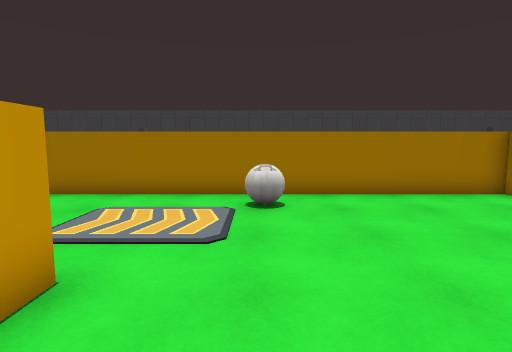
[1] (above)

24 first-person views from a walk through a scene from a Unity 3-D project. The camera is 1.5 m above the floor, tilts 6° down and sees 80° across. The floor is counted in squares, 1 m on a side. Each view is taken from the middle of a square. On the plan, view 1 faces up. The plan holds only what a view shows up to about 15 squares ahead; the rest is blank. The player is left out. Some surface patterns are stand-ins.

[2]
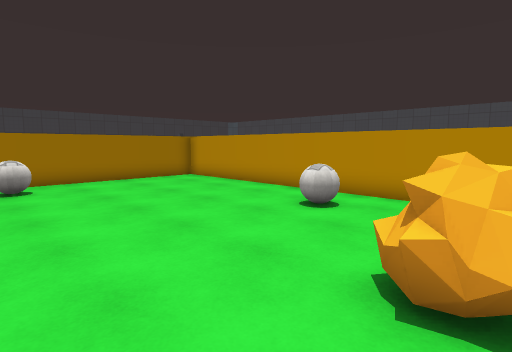

[3]
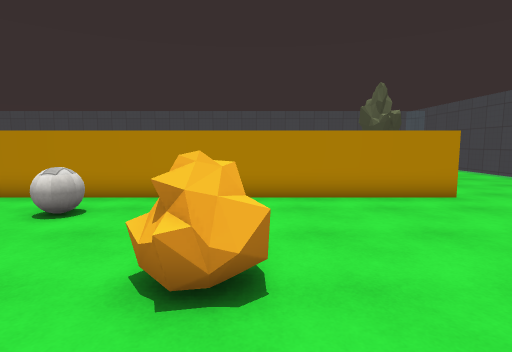

[4]
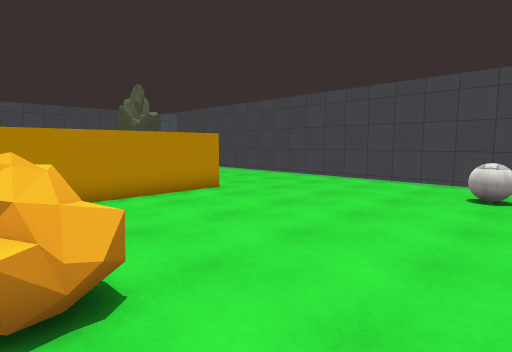

[5]
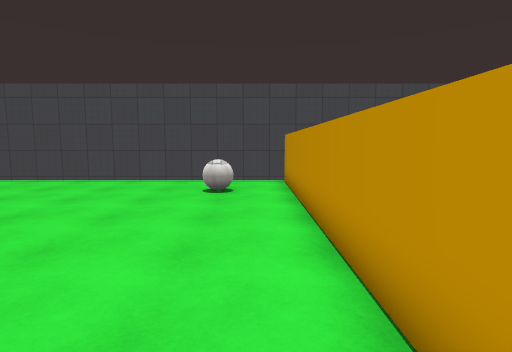

[6]
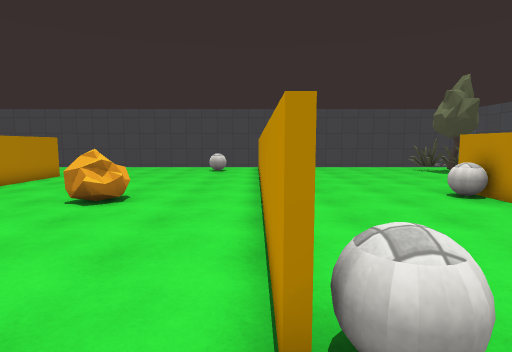

[7]
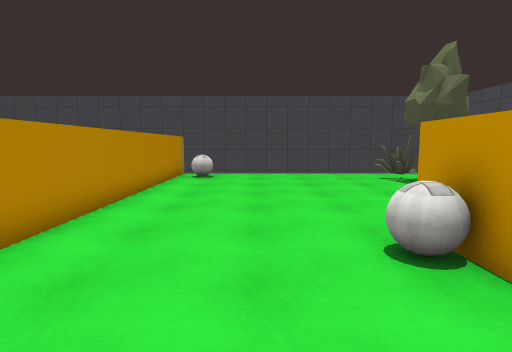

[8]
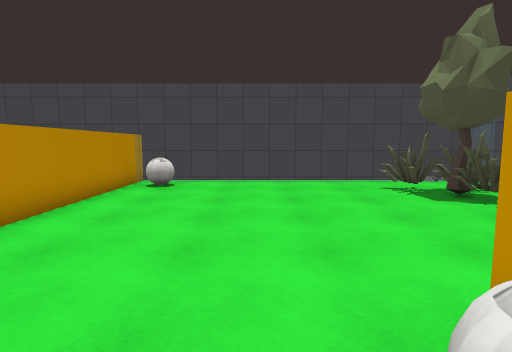

[9]
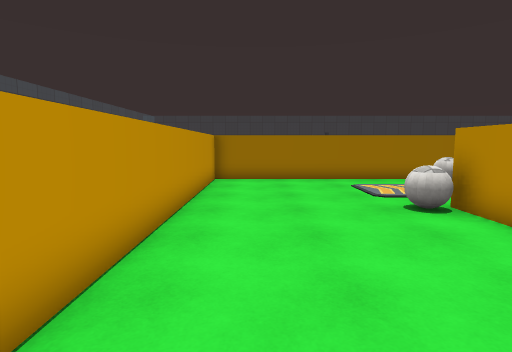

[10]
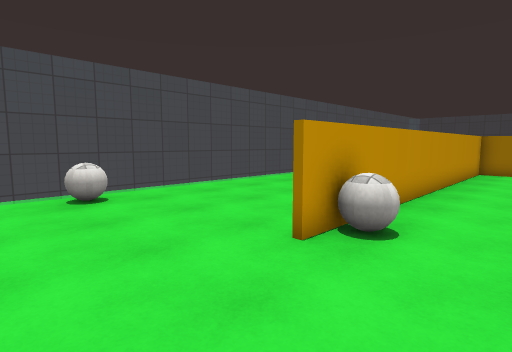

[11]
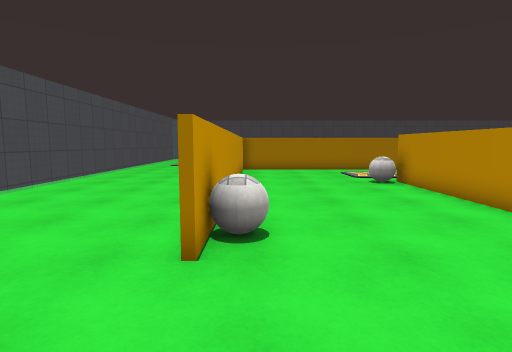

[12]
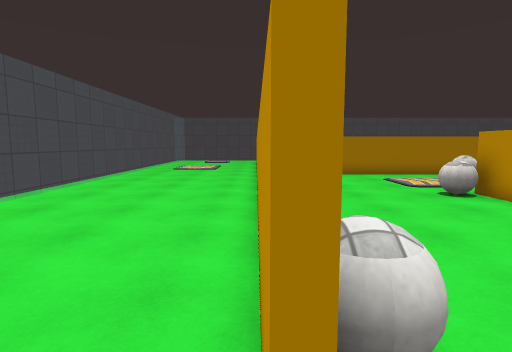

[13]
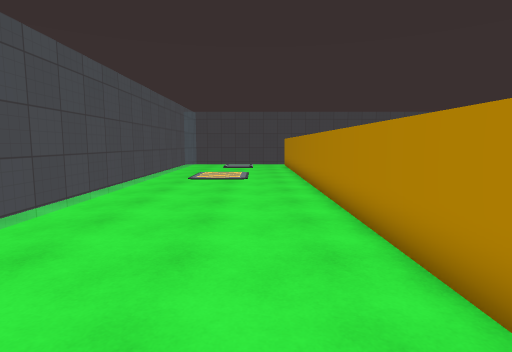

[14]
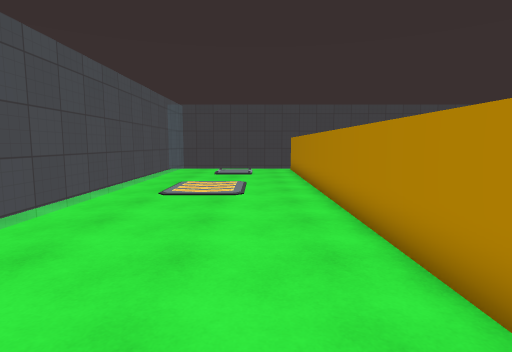

[15]
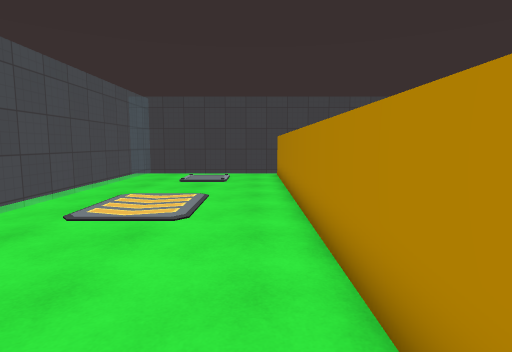

[16]
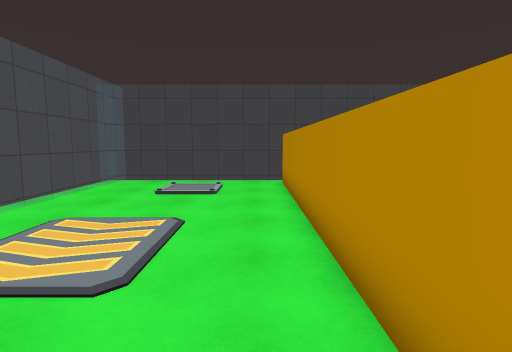

[17]
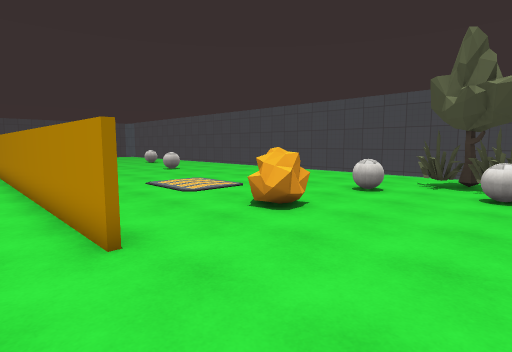

[18]
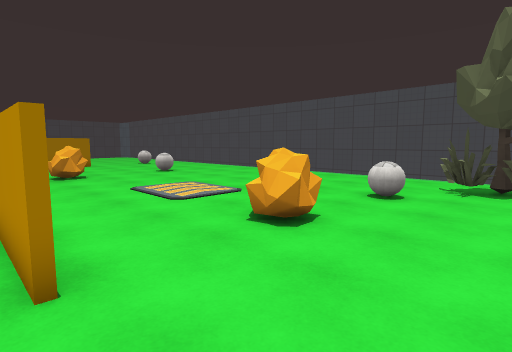

[19]
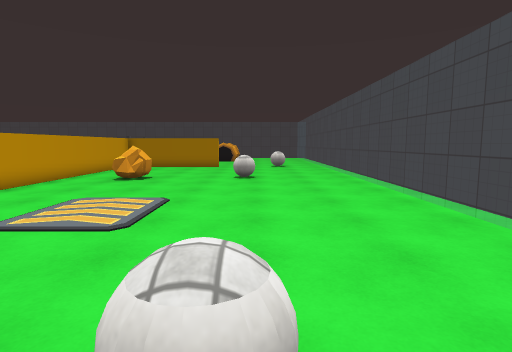

[20]
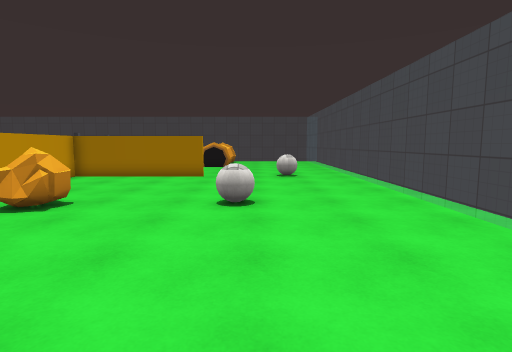

[21]
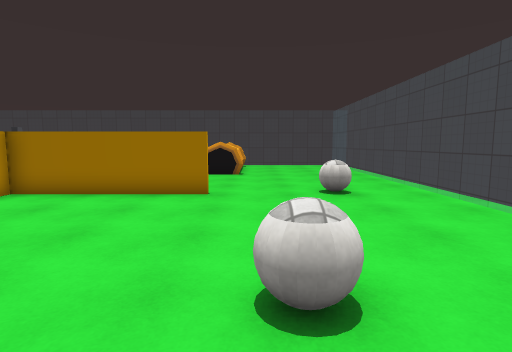

[22]
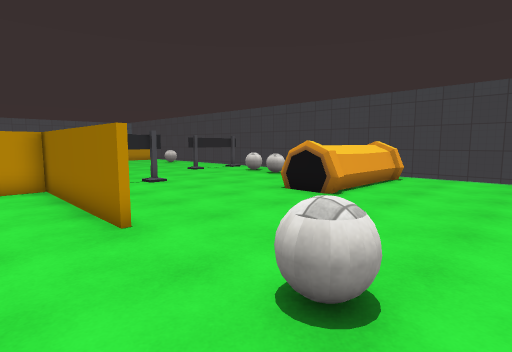

[23]
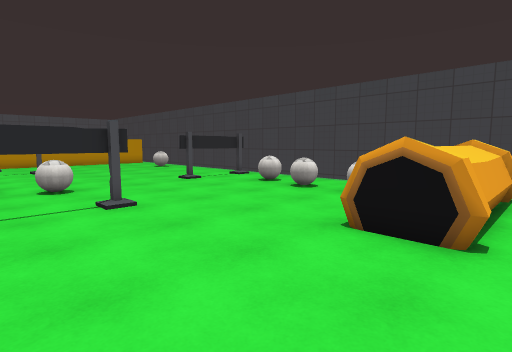

[24]
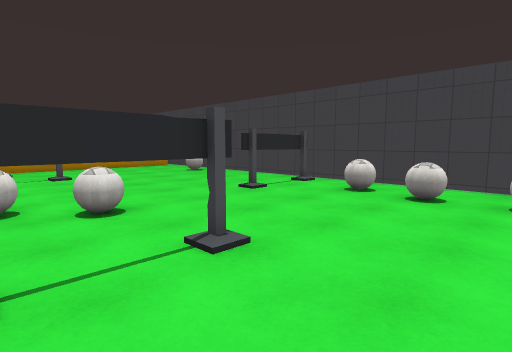

### Floor plan
Key: @ floor where view 1 was taken; # wall or solid block; . floor; / step, stairs or slope; = window, fence, low wall or low ledge; B barrier; A ball; T tree; O other object.
Columns run from 16 left of view 1 to 21 right of it. Each row starts with its distance up from view 1.
 22 ========          === ====    ====
 21 ========         ==========   ====
 20 =../ ..#        ...B..AA...  OO....
 19 =... ..#        ...B..AAAAOO OO....
 18 =......#      .....B........ OO....
 17 =......#     ......B........ OO....
 16 =......#     ............... OO....
 15 =......#      ..............OOO.... .=
 14 =..  ..#  ..   .................... .=
 13 =..  ..# ...B.......A..B.............=
 12 =......# ...B.......A..B.............=
 11 =......#    B  ....A...B.............=
 10 =......#    B     AA...B.........AA..=
  9 =......#######################...AA..=
  8 =......#........A.......#............=
  7 =......#........AA......#............=
  6 =......#.....   ........#............=
  5 =......#..... ..........#............=
  4 =......#................#............=
  3 =......#.....A#.........#.OO...AA....=
  2 =......#......#.........#.OO...A.....=
  1 =......#......#......A..#............=
  0 =......#......#.@....AA.#............=
 -1 =......#......#.........#............=
 -2 =......#......#.........#............=
 -3 =......#......#...OO....#...  .......=
 -4 =......#A.....#...OO....#...  .......=
 -5 =......#......#.........#...  .......=
 -6  A............#.........#............=
 -7 =AA...........#.........#............=
 -8 =.............#.........#...O........=
 -9     ..........#.........#..OO...A....=
-10    ...........#............O...AA....
-11    ...........#......................=
-12   .T..........#.A.................TT
-13   .T..........#.AA..............A.TT
-14   ..........AA#................
-15     ======================   ==
-16     ========= ============    =

Positions as (right, up) in squares from view 1, and headings:
1: (0, 0), facing up
2: (-1, -4), facing up-right
3: (-1, -4), facing right
4: (-1, -3), facing down-right
5: (-1, -3), facing down
6: (-2, 5), facing down
7: (-6, 0), facing down
8: (-7, -3), facing down
9: (-7, -4), facing up
10: (-6, -9), facing up-left
11: (-8, -9), facing up
12: (-9, -6), facing up
13: (-11, -1), facing up
14: (-11, 3), facing up
15: (-10, 6), facing up
16: (-10, 9), facing up
17: (6, -14), facing up-right
18: (7, -13), facing up-right
19: (16, -11), facing up
20: (16, -5), facing up
21: (15, 0), facing up
22: (19, 7), facing up-left
23: (15, 10), facing up-left
24: (11, 10), facing up-left
